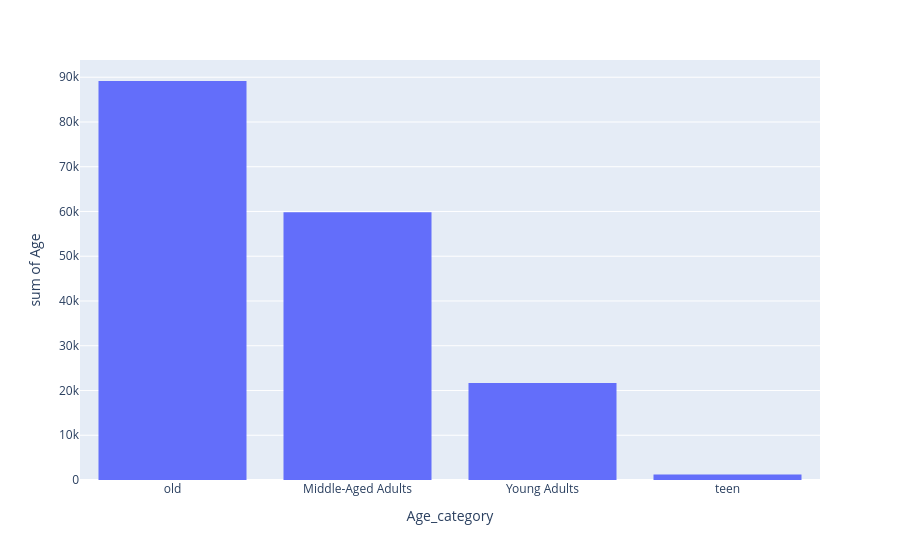

Notebook source saved alongside this figure:
### Code cell
fig = px.histogram(shop ,y='Age',  x= 'Age_category')
fig.update_layout(xaxis= {'categoryorder':'total descending'})
fig.show()

### Figure 1 — Plotly figure (JSON) as saved in the notebook; plotly's stock layout.template omitted (floating-point values rounded to 4 significant figures; data arrays with more than 128 entries replaced by an {"elided": "..."} marker saying what was removed)
{"data": [{"bingroup": "x", "histfunc": "sum", "hovertemplate": "Age_category=%{x}<br>sum of Age=%{y}<extra></extra>", "legendgroup": "", "marker": {"color": "#636efa", "pattern": {"shape": ""}}, "name": "", "orientation": "v", "showlegend": false, "type": "histogram", "x": {"elided": "3900 str values"}, "xaxis": "x", "y": {"elided": "3900 int values"}, "yaxis": "y"}], "layout": {"barmode": "relative", "legend": {"tracegroupgap": 0}, "margin": {"t": 60}, "xaxis": {"anchor": "y", "categoryorder": "total descending", "domain": [0, 1], "title": {"text": "Age_category"}}, "yaxis": {"anchor": "x", "domain": [0, 1], "title": {"text": "sum of Age"}}}}
